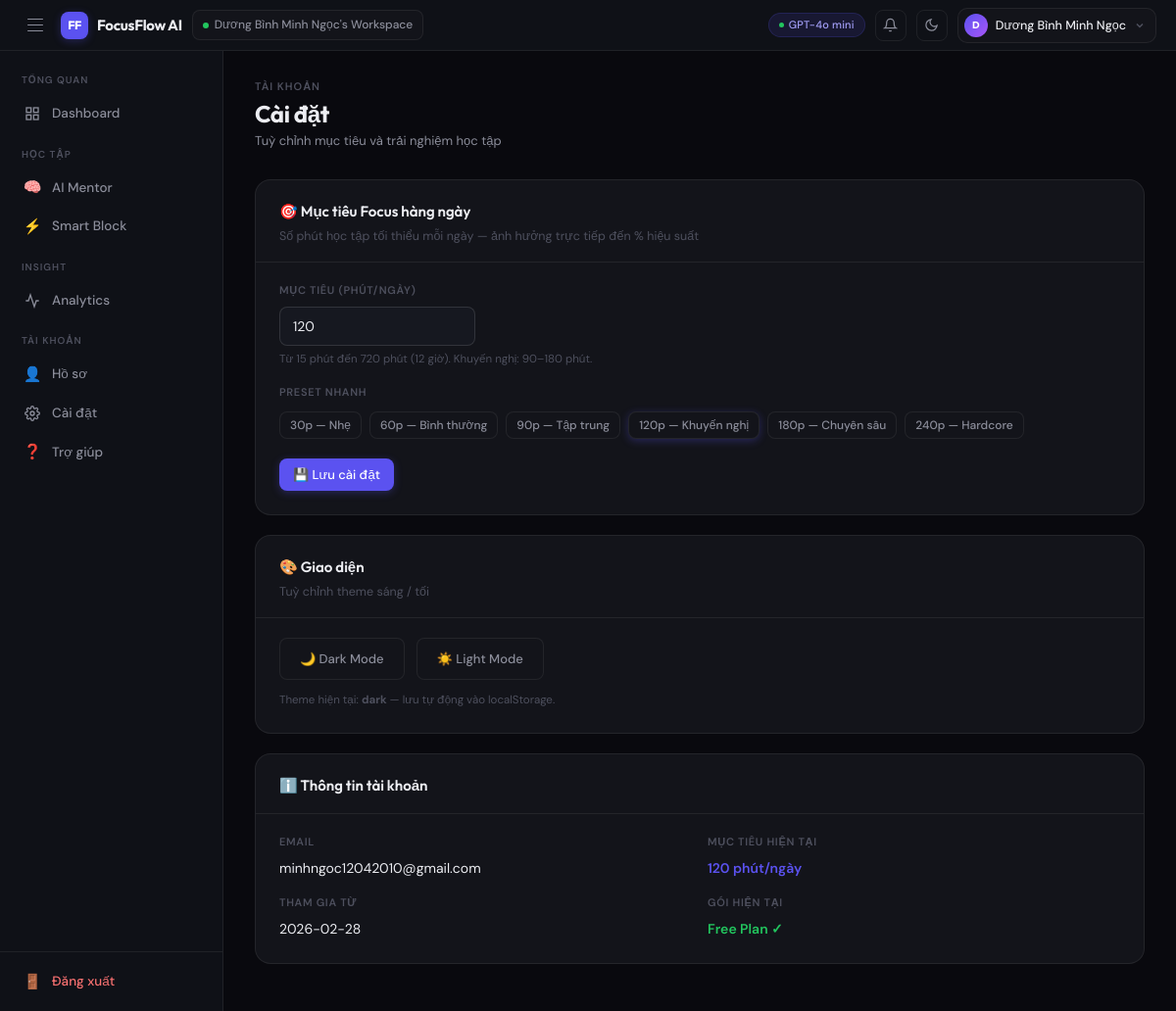
The app's page /settings (signed in) with its own data.
### tables this page shows
CREATE TABLE users (
        id INTEGER PRIMARY KEY AUTOINCREMENT,
        email TEXT UNIQUE NOT NULL,
        password_hash TEXT NOT NULL,
        full_name TEXT DEFAULT '',
        created_at TIMESTAMP DEFAULT CURRENT_TIMESTAMP
    , daily_goal INTEGER DEFAULT 120);

### app.py (the view, shortened to what this page needs)
@app.route("/settings", methods=["GET", "POST"])
@login_required
def settings():
    user = get_current_user()
    return render_template("settings.html", user=user)

### app.py (called while the page is built)
def get_db():
    if "db" not in g:
        g.db = sqlite3.connect(DATABASE)
        g.db.row_factory = sqlite3.Row
    return g.db

def login_required(f):
    @wraps(f)
    def decorated(*args, **kwargs):
        if "user_id" not in session:
            return redirect(url_for("login"))
        return f(*args, **kwargs)
    return decorated

def get_current_user():
    uid = session.get("user_id")
    if not uid:
        return None
    return get_db().execute(
        "SELECT * FROM users WHERE id=?",
        (uid,)
    ).fetchone()

### templates/settings.html (shortened to what this page needs)
{% extends "base.html" %}
{% block content %}
<div class="pg-head">
  <div>
    <div class="pg-eyebrow">Tài khoản</div>
    <div class="pg-title">Cài đặt</div>
    <div class="pg-sub">Tuỳ chỉnh mục tiêu và trải nghiệm học tập</div>
  </div>
</div>
<div class="form-card">
  <div class="form-card-head">
    <div class="form-card-title">🎯 Mục tiêu Focus hàng ngày</div>
    <div class="form-card-sub">Số phút học tập tối thiểu mỗi ngày — ảnh hưởng trực tiếp đến % hiệu suất</div>
  </div>
  <div class="form-card-body">
    <form method="POST" action="/settings">
      <div class="field-group">
        <div class="field">
          <label>Mục tiêu (phút/ngày)</label>
          <input type="number" name="daily_goal"
                 value="{{ user.daily_goal }}"
                 min="15" max="720" step="15"
                 style="max-width:200px"/>
          <div class="field-hint">Từ 15 phút đến 720 phút (12 giờ). Khuyến nghị: 90–180 phút.</div>
        </div>
        <div>
          <div style="font-size:11px;font-weight:600;text-transform:uppercase;letter-spacing:.7px;color:var(--tx3);margin-bottom:10px">Preset nhanh</div>
          <div style="display:flex;flex-wrap:wrap;gap:8px">
            {% for label, val in [('30p — Nhẹ', 30), ('60p — Bình thường', 60), ('90p — Tập trung', 90), ('120p — Khuyến nghị', 120), ('180p — Chuyên sâu', 180), ('240p — Hardcore', 240)] %}
            <button type="button"
                    class="btn btn-ghost btn-sm {% if user.daily_goal == val %}btn-primary{% endif %}"
                    onclick="document.querySelector('[name=daily_goal]').value={{ val }}">
              {{ label }}
            </button>
            {% endfor %}
          </div>
        </div>
      </div>
      <div class="form-actions">
        <button type="submit" class="btn btn-primary">💾 Lưu cài đặt</button>
      </div>
    </form>
  </div>
</div>
<div class="form-card">
  <div class="form-card-head">
    <div class="form-card-title">🎨 Giao diện</div>
    <div class="form-card-sub">Tuỳ chỉnh theme sáng / tối</div>
  </div>
  <div class="form-card-body">
    <div style="display:flex;gap:12px;flex-wrap:wrap">
      <button class="btn btn-ghost" onclick="setTheme('dark')"
              style="display:flex;align-items:center;gap:8px;padding:12px 20px">
        🌙 Dark Mode
      </button>
      <button class="btn btn-ghost" onclick="setTheme('light')"
              style="display:flex;align-items:center;gap:8px;padding:12px 20px">
        ☀️ Light Mode
      </button>
    </div>
    <div class="field-hint" style="margin-top:12px">
      Theme hiện tại: <strong id="currentTheme">dark</strong> — lưu tự động vào localStorage.
    </div>
  </div>
</div>
<div class="form-card">
  <div class="form-card-head">
    <div class="form-card-title">ℹ️ Thông tin tài khoản</div>
  </div>
  <div class="form-card-body">
    <div style="display:grid;grid-template-columns:1fr 1fr;gap:16px">
      <div>
        <div style="font-size:11px;font-weight:600;text-transform:uppercase;letter-spacing:.7px;color:var(--tx3);margin-bottom:6px">Email</div>
        <div style="font-size:14px;color:var(--tx)">{{ user.email }}</div>
      </div>
      <div>
        <div style="font-size:11px;font-weight:600;text-transform:uppercase;letter-spacing:.7px;color:var(--tx3);margin-bottom:6px">Mục tiêu hiện tại</div>
        <div style="font-size:14px;color:var(--ac);font-weight:600">{{ user.daily_goal }} phút/ngày</div>
      </div>
      <div>
        <div style="font-size:11px;font-weight:600;text-transform:uppercase;letter-spacing:.7px;color:var(--tx3);margin-bottom:6px">Tham gia từ</div>
        <div style="font-size:14px;color:var(--tx)">{{ user.created_at[:10] if user.created_at else '—' }}</div>
      </div>
      <div>
        <div style="font-size:11px;font-weight:600;text-transform:uppercase;letter-spacing:.7px;color:var(--tx3);margin-bottom:6px">Gói hiện tại</div>
        <div style="font-size:14px;color:var(--green);font-weight:600">Free Plan ✓</div>
      </div>
    </div>
  </div>
</div>
{% endblock %}

### templates/base.html (shortened to what this page needs)
<!DOCTYPE html>
<html lang="vi" data-theme="dark">
<head>
</head>
<body>
<div class="shell" id="shell">
  <header class="topbar">
    <div class="tb-l">
      <button class="toggle-btn" onclick="toggleSB()"><span></span><span></span><span></span></button>
      <a href="/" class="logo-wrap" style="text-decoration:none">
        <div class="logo-ico">FF</div>
        <span class="logo-txt">FocusFlow AI</span>
      </a>
      <div class="ws-badge">
        <span class="ws-dot"></span>
        <span>{{ user.full_name or user.email.split('@')[0] }}'s Workspace</span>
      </div>
    </div>
    <div class="tb-r">
      <div class="model-pill"><span class="mp-dot"></span>GPT-4o mini</div>
      <div style="position:relative">
        <button class="ibtn" onclick="toggleNP()" id="npBtn">
          <svg width="15" height="15" viewBox="0 0 24 24" fill="none" stroke="currentColor" stroke-width="2"><path d="M18 8A6 6 0 0 0 6 8c0 7-3 9-3 9h18s-3-2-3-9M13.73 21a2 2 0 0 1-3.46 0"/></svg>
        </button>
      </div>
      <button class="ibtn" onclick="toggleTheme()" id="themeBtn">
        <svg id="moonI" width="15" height="15" viewBox="0 0 24 24" fill="none" stroke="currentColor" stroke-width="2"><path d="M21 12.79A9 9 0 1 1 11.21 3 7 7 0 0 0 21 12.79z"/></svg>
      </button>
      <div style="position:relative">
        <div class="user-btn" onclick="toggleDD()" id="uBtn">
          <div class="u-av">{{ (user.full_name or user.email)[0]|upper }}</div>
          <span class="u-name">{{ user.full_name or user.email.split('@')[0] }}</span>
          <svg class="u-chev" width="12" height="12" viewBox="0 0 16 16" fill="none" stroke="currentColor" stroke-width="2"><path d="M4 6l4 4 4-4"/></svg>
        </div>
      </div>
    </div>
  </header>
  <aside class="sidebar">
    <nav class="sb-nav">
      <div class="nav-sec-lbl">Tổng quan</div>
      <a href="/" class="ni {% if current_page=='dashboard' %}active{% endif %}">
        <div class="ni-ico"><svg width="16" height="16" viewBox="0 0 24 24" fill="none" stroke="currentColor" stroke-width="2"><rect x="3" y="3" width="7" height="7"/><rect x="14" y="3" width="7" height="7"/><rect x="14" y="14" width="7" height="7"/><rect x="3" y="14" width="7" height="7"/></svg></div>
        <span class="ni-lbl">Dashboard</span><span class="ni-tip">Dashboard</span>
      </a>
      <div class="nav-sec-lbl" style="margin-top:4px">Học tập</div>
      <a href="/#ai-mentor" class="ni {% if current_page=='mentor' %}active{% endif %}" style="animation-delay:.05s">
        <div class="ni-ico">🧠</div><span class="ni-lbl">AI Mentor</span><span class="ni-tip">AI Mentor</span>
      </a>
      <a href="/#smart-blocks" class="ni {% if current_page=='blocks' %}active{% endif %}" style="animation-delay:.1s">
        <div class="ni-ico">⚡</div><span class="ni-lbl">Smart Block</span><span class="ni-tip">Smart Block</span>
      </a>
      <div class="nav-sec-lbl" style="margin-top:4px">Insight</div>
      <a href="/analytics" class="ni {% if current_page=='analytics' %}active{% endif %}" style="animation-delay:.15s">
        <div class="ni-ico"><svg width="16" height="16" viewBox="0 0 24 24" fill="none" stroke="currentColor" stroke-width="2"><polyline points="22 12 18 12 15 21 9 3 6 12 2 12"/></svg></div>
        <span class="ni-lbl">Analytics</span><span class="ni-tip">Analytics</span>
      </a>
      <div class="nav-sec-lbl" style="margin-top:4px">Tài khoản</div>
      <a href="/profile"  class="ni {% if current_page=='profile'  %}active{% endif %}" style="animation-delay:.2s">
        <div class="ni-ico">👤</div><span class="ni-lbl">Hồ sơ</span><span class="ni-tip">Hồ sơ</span>
      </a>
      <a href="/settings" class="ni {% if current_page=='settings' %}active{% endif %}" style="animation-delay:.25s">
        <div class="ni-ico"></div>
        <span class="ni-lbl">Cài đặt</span><span class="ni-tip">Cài đặt</span>
      </a>
      <a href="/help" class="ni {% if current_page=='help' %}active{% endif %}" style="animation-delay:.3s">
        <div class="ni-ico">❓</div><span class="ni-lbl">Trợ giúp</span><span class="ni-tip">Trợ giúp</span>
      </a>
    </nav>
    <div class="sb-foot">
      <a href="/logout" class="ni" style="color:var(--red)">
        <div class="ni-ico">🚪</div><span class="ni-lbl">Đăng xuất</span><span class="ni-tip">Đăng xuất</span>
      </a>
    </div>
  </aside>
  <main class="main">
    <div class="mc">
      {% block content %}{% endblock %}
    </div>
  </main>
</div>
</body>
</html>

### records on screen
users: full_name "Dương Bình Minh Ngọc", full_name "D", daily_goal "120", email "minhngoc12042010@gmail.com", created_at "2026-02-28"

### other values on screen
{{ label }} "30p — Nhẹ" "60p — Bình thường" "90p — Tập trung" "120p — Khuyến nghị" "180p — Chuyên sâu" "240p — Hardcore"
